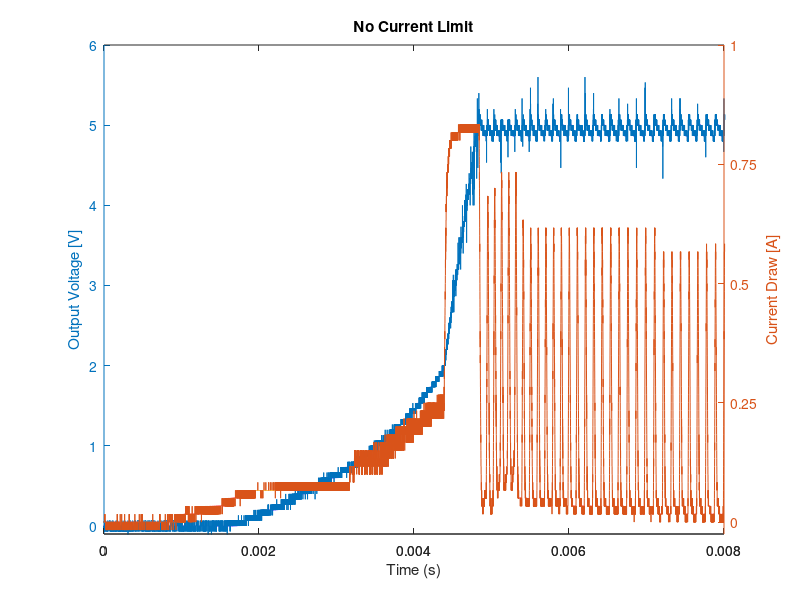

The MATLAB script that drew this image: (Note: this script raises an error after producing the figure.)
clear all; close all; clc;

to_tikz = 1;

% NO CURRENT LIMIT DATA
C1_nolimit = csvread('C2start-current-5rail-joint00000.txt',5,0);
C3_nolimit = csvread('C4start-current-5rail-joint00000.txt',5,0);

timeshift = 4e-3;
time_C1_nolimit = C1_nolimit(:,1)+timeshift;
data_C1_nolimit = C1_nolimit(:,2);

time_C3_nolimit = C3_nolimit(:,1)+timeshift;
data_C3_nolimit = C3_nolimit(:,2);

%plot(time_C1_nolimit, data_C1_nolimit,time_C3_nolimit,data_C3_nolimit)
%plot(time_C3_nolimit,data_C3_nolimit)


figure(2)
[fig2,hLine1,hLine2] = plotyy(time_C1_nolimit, data_C1_nolimit, time_C3_nolimit, data_C3_nolimit)
title('No Current Limit')

xlabel('Time (s)')

ylabel(fig2(1),'Output Voltage [V]') % left y-axis 
ylabel(fig2(2),'Current Draw [A]') % right y-axis


set(fig2(1),'XLim',[0 8*10^(-3)])
set(fig2(2),'XLim',[0 8*10^(-3)])
set(fig2(1),'YLim',[-0.1 6])
set(fig2(2),'YLim',[-0.025 1])
set(fig2(1),'YTick',0:1:6)
set(fig2(2),'YTick',0:0.25:1)


if to_tikz == 1
    cleanfigure();
   matlab2tikz('joint_board_test_fig2.tex'); 
end
